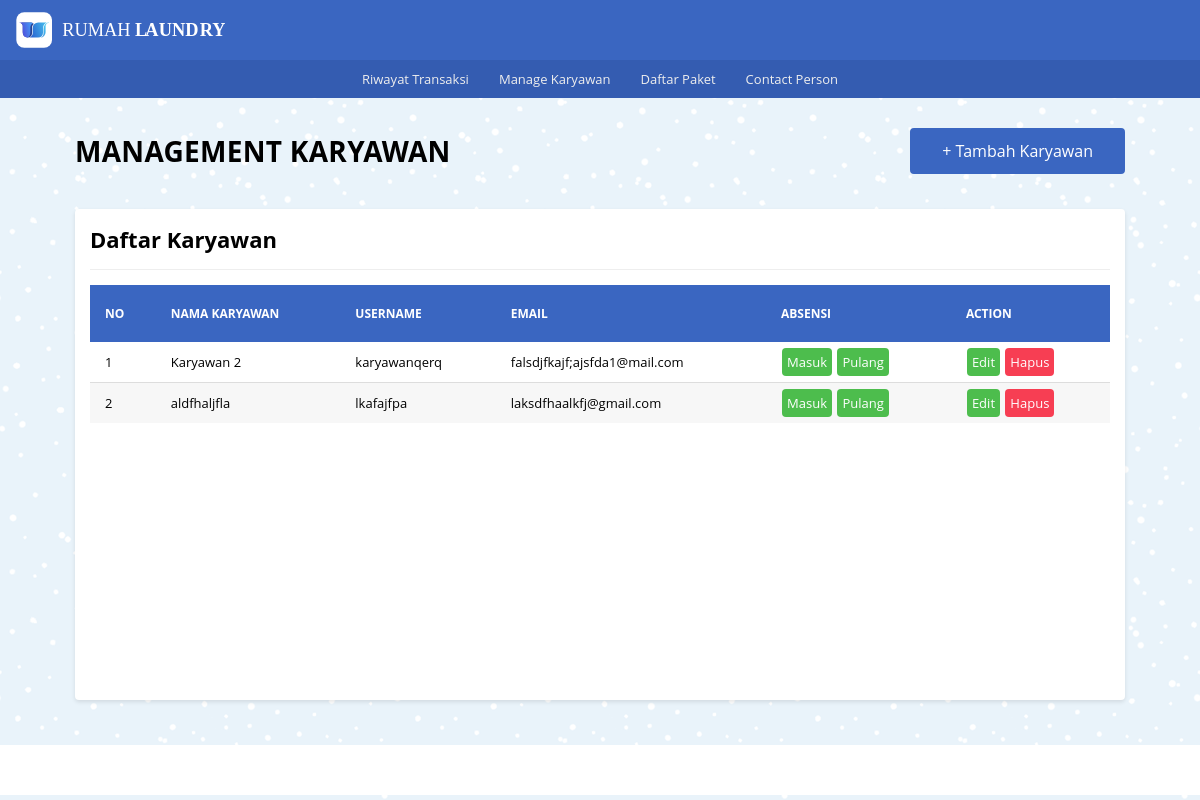
Screenshot of /karyawan/karyawan.php with the database file from the repository.
### tables this page shows
CREATE TABLE `master` (
  `id_user` int NOT NULL,
  `nama` varchar(100) NOT NULL,
  `email` varchar(100) NOT NULL,
  `username` varchar(20) NOT NULL,
  `password` varchar(255) NOT NULL,
  `level` varchar(20) DEFAULT NULL
);

### _functions.php (called while the page is built, shortened)
<?php
$host	= 'localhost';
$user = 'root';
$pass	= '';
$db	= 'laundry_app';
$koneksi = mysqli_connect($host,$user,$pass,$db);
function query($query) {
    global $koneksi;
    $result = mysqli_query($koneksi, $query);
    $rows = [];
    while ($row = mysqli_fetch_assoc($result)) {
        $rows[] = $row;
    }
    return $rows;
}
function url($url = null){
	$url_utama = "http://localhost/rumah_laundry";
	if ($url != null) {
		return $url_utama . '/' . $url;
	}else{
		return $url_utama;
	}
}

### karyawan/karyawan.php (the view, shortened to what this page needs)
<?php
require_once('../_header.php');
$data_karyawan = query('SELECT * FROM master LIMIT 20 OFFSET 1');
?>
<!DOCTYPE html>
<html lang="en">
<head>
</head>
<body>
<div id="karyawan" class="main-content">
<div class="container">
<div class="baris">
<div class="selamat-datang">
<div class="col-header">
<h2 class="judul-md">Management Karyawan</h2>
</div>
<div class="col-header txt-right">
<a href="<?=url('karyawan/tambah.php')?>" class="btn-lg bg-primary">+ Tambah Karyawan</a>
</div>
</div>
</div>
<div class="baris">
<div class="col">
<div class="card">
<div class="card-title card-flex">
<div class="card-col">
<h2>Daftar Karyawan</h2>
</div>
</div>
<div class="card-body">
<div class="tabel-kontainer">
<table class="tabel-transaksi">
<thead>
	<tr>
		<th class="sticky">No</th>
		<th class="sticky">Nama Karyawan</th>
		<th class="sticky">Username</th>
		<th class="sticky">Email</th>
		<th class="sticky">Absensi</th>
		<th class="sticky">Action</th>
	</tr>
</thead>
<tbody>
	<?php $no = 1; ?>
	<?php foreach($data_karyawan as $karyawan) : ?>
		<tr>
			<td><?= $no ?></td>
			<td><?= $karyawan['nama'] ?></td>
			<td><?= $karyawan['username'] ?></td>
			<td><?= $karyawan['email'] ?></td>
			<td>
				<?php
				$tanggal = date('Y-m-d');
				$absen_masuk = query("SELECT * FROM absensi WHERE id_user = {$karyawan['id_user']} AND tanggal = '$tanggal' AND waktu_masuk IS NOT NULL");
				$absen_pulang = query("SELECT * FROM absensi WHERE id_user = {$karyawan['id_user']} AND tanggal = '$tanggal' AND waktu_pulang IS NOT NULL");
				$btn_masuk_class = empty($absen_masuk) ? 'btn-edit' : 'btn-disabled';
				$btn_pulang_class = empty($absen_pulang) ? 'btn-edit' : 'btn-disabled';
				?>
				<a href="<?=url('karyawan/absen_masuk.php')?>?id_user=<?=$karyawan['id_user']?>" class="btn <?= $btn_masuk_class ?>">Masuk</a>
				<a href="<?=url('karyawan/absen_pulang.php')?>?id_user=<?=$karyawan['id_user']?>" class="btn <?= $btn_pulang_class ?>">Pulang</a>
			</td>
			<td>
				<a href="<?=url('karyawan/edit.php')?>?id_user=<?=$karyawan['id_user']?>" class="btn btn-edit">Edit</a>
				<a href="<?=url('karyawan/hapus.php')?>?id_user=<?=$karyawan['id_user']?>" onclick="return confirm('Yakin akan menghapus?');"  class="btn btn-hapus">Hapus</a>
			</td>
		</tr>
		<?php $no++ ?>
	<?php endforeach; ?>
</tbody>
</table>
</div>
</div>
</div>
</div>
</div>
</div>
</div>
<?php require_once('../_footer.php'); ?>
</body>

### _assets/css/style.css (style rules this page uses)
* { margin: 0; padding: 0; box-sizing: border-box; }
html,body { width: 100%; max-width: 100%; position: relative; font-family: 'Open sans', sans-serif; display: flex; flex-direction: column; background-image: url(../img/blue-snow.png); overflow-x: hidden; }
.txt-right { text-align: right; }
h2 { font-size: 22px; }
.main-content { display: flex; flex-direction: column; }
.container { display: flex; flex-direction: column; width: 1080px; max-width: 100%; margin: auto; padding: 0 15px; min-height: 20px; }
.baris { position: relative; margin: 0 -15px; display: flex; flex-direction: row; flex-wrap: wrap; }
.selamat-datang { width: 100%; display: flex; flex-direction: row; flex-wrap: wrap; align-items: center; justify-content: space-between; padding: 0 15px; margin: 30px 0 20px 0; }
.selamat-datang .col-header { flex: 1; }
.selamat-datang .col-header .judul-md { font-size: 28px; text-transform: uppercase; letter-spacing: .3px; }
.selamat-datang .col-header a { display: inline-block; color: #fff; text-decoration: none; }
.btn-lg { padding: 10px 30px; border-radius: 4px; }
.bg-primary { border: 2px solid #3a66c1; color: #ffffff; background-color: #3a66c1; }
.col { flex: 1; }
.card { background-color: #fff; margin: 15px; padding: 15px; border-radius: 4px; box-shadow: 0 2px 4px rgba(0,0,0,0.10); }
.card-body { position: relative; }
.card-title { padding-bottom: 15px; margin-bottom: 15px; border-bottom: 1px solid #eeeeee; }
.card-flex { display: flex; flex-direction: row; align-items: center; justify-content: space-between; }
.card-col { flex: 1; }
.tabel-kontainer { display: block; width: 100%; height: 400px; position: relative; overflow-x: auto; overflow-y: auto; }
.tabel-transaksi { border: 0; border-collapse: collapse; width: 100%; }
.tabel-transaksi thead { color: #ffffff; }
.tabel-transaksi thead th { text-transform: uppercase; font-size: 12px; text-align: left; padding: 20px 15px; background-color: #3a66c1; }
.sticky { position: sticky; top: 0; }
.tabel-transaksi tbody tr { border-bottom: 1px solid #dddddd; }
.tabel-transaksi tbody tr:nth-child(even) { background-color: #f7f7f7; }
.tabel-transaksi tbody tr:last-child { border-bottom: 0; }
.tabel-transaksi tbody tr td { padding: 5px 15px; font-size: 13px; }
.btn { display: inline-block; text-decoration: none; padding: 5px; margin: 1px; border-radius: 4px; }
.btn-edit { background-color: #4dbd4d; color: #ffffff; }
.btn-hapus { background-color: #f73e53; color: #ffffff; }

### rows the page displays
master: nama "Karyawan 2", username "karyawanqerq", email "falsdjfkajf;ajsfda1@mail.com"
master: nama "aldfhaljfla", username "lkafajfpa", email "laksdfhaalkfj@gmail.com"
